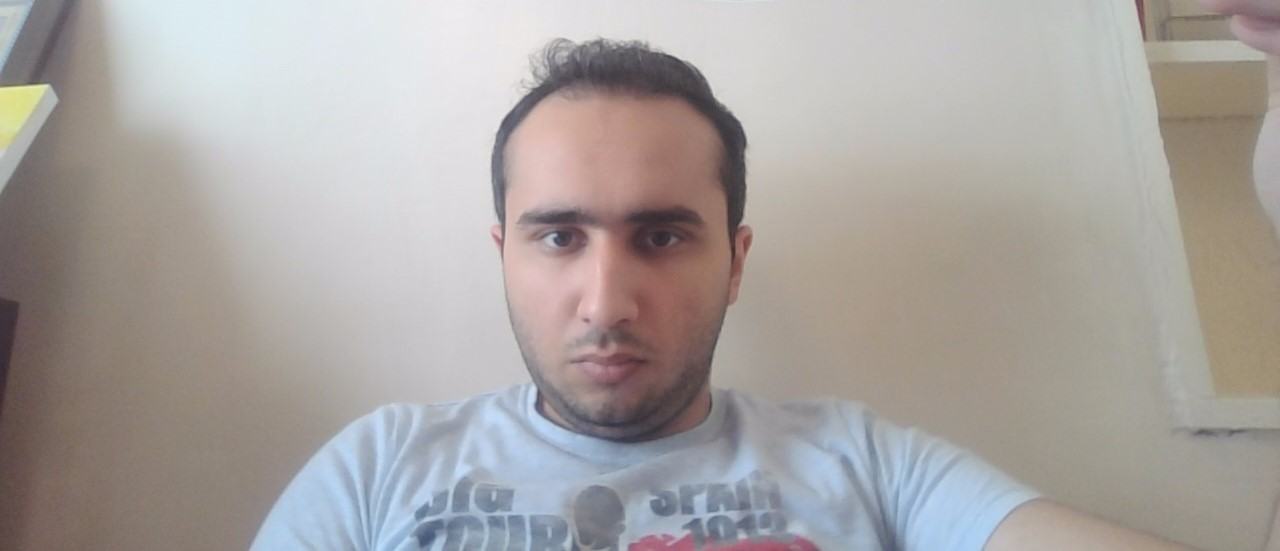
#> input picture kk.jpg, 1280 x 551 px, given in place of the camera
$ python face_recognition_train.py
#> lines starting #> are read from the running program, lines starting #| are printed output that depends on the picture; after the words box and inside, x2 and y2 are one past the last pixel; in counts of white or black regions, pixels touching at a corner belong together
#> the answer given: kk.jpg
import cv2
import os
import numpy as np

# Create directories if not exist
os.makedirs('known_faces', exist_ok=True)
os.makedirs('models', exist_ok=True)

# Initialize face detector and recognizer
face_detector = cv2.CascadeClassifier(cv2.data.haarcascades + 'haarcascade_frontalface_default.xml')
face_recognizer = cv2.face.LBPHFaceRecognizer_create()

def capture_faces(name, max_images=20):
    """Capture face images manually with live preview"""
#> called with name = 'kk.jpg', max_images = 20
    cap = cv2.VideoCapture(0)
    if not cap.isOpened():
        print("Error: Camera not accessible.")
        return

    person_dir = os.path.join('known_faces', name)
    os.makedirs(person_dir, exist_ok=True)

    print("\n--- Face Capture Started ---")
    print("Press 's' to save a face image")
    print("Press 'q' to finish capturing\n")

    count = 0
    while True:
        ret, frame = cap.read()
#> frame is the input picture: shape (551, 1280, 3); mean B, G, R 160.9, 163.6, 168.9
        if not ret:
            print("Failed to grab frame.")
            break

        gray = cv2.cvtColor(frame, cv2.COLOR_BGR2GRAY)
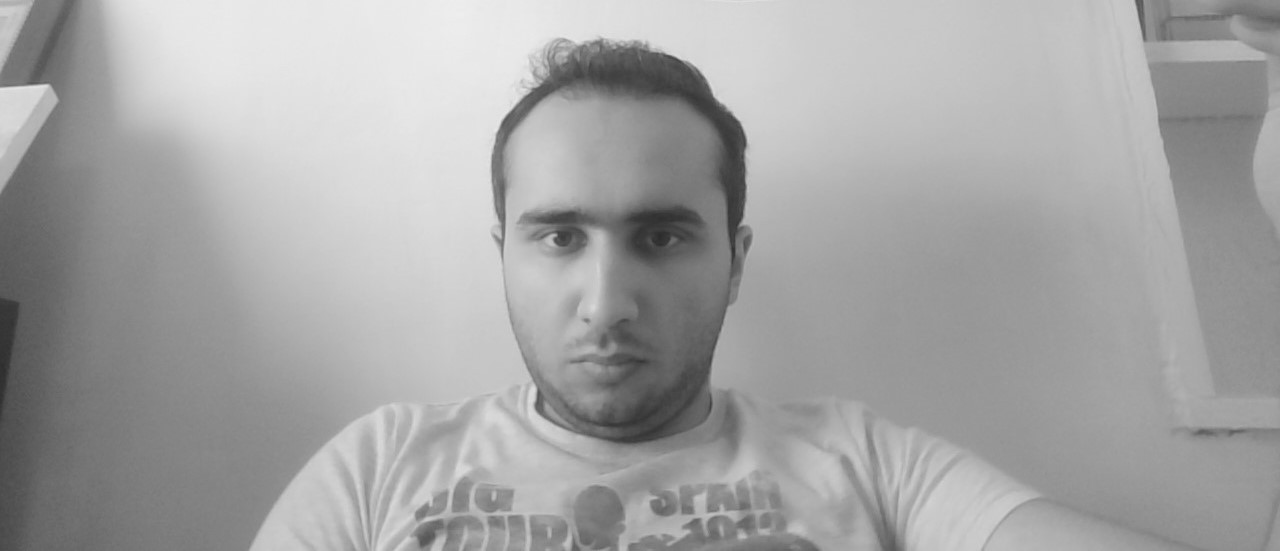
#> gray: shape (551, 1280); min 43, max 238, mean 164.9
        faces = face_detector.detectMultiScale(gray, scaleFactor=1.1, minNeighbors=5)
#> faces = [[460, 118, 308, 308]]

        for (x, y, w, h) in faces:
            face = gray[y:y+h, x:x+w]
            face = cv2.resize(face, (100, 100))
            cv2.rectangle(frame, (x, y), (x+w, y+h), (0, 255, 0), 2)

            cv2.putText(frame, f"Images saved: {count}/{max_images}", (10, 30),
                        cv2.FONT_HERSHEY_SIMPLEX, 0.6, (0, 255, 255), 2)
#> this loop made 1 pass
#> pass 1, in capture_faces, `face = gray[y:y+h, x:x+w]`:
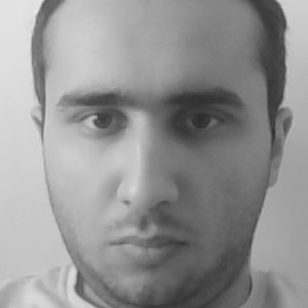
#> face: shape (308, 308); min 43, max 231, mean 146.8
#> after the loop:
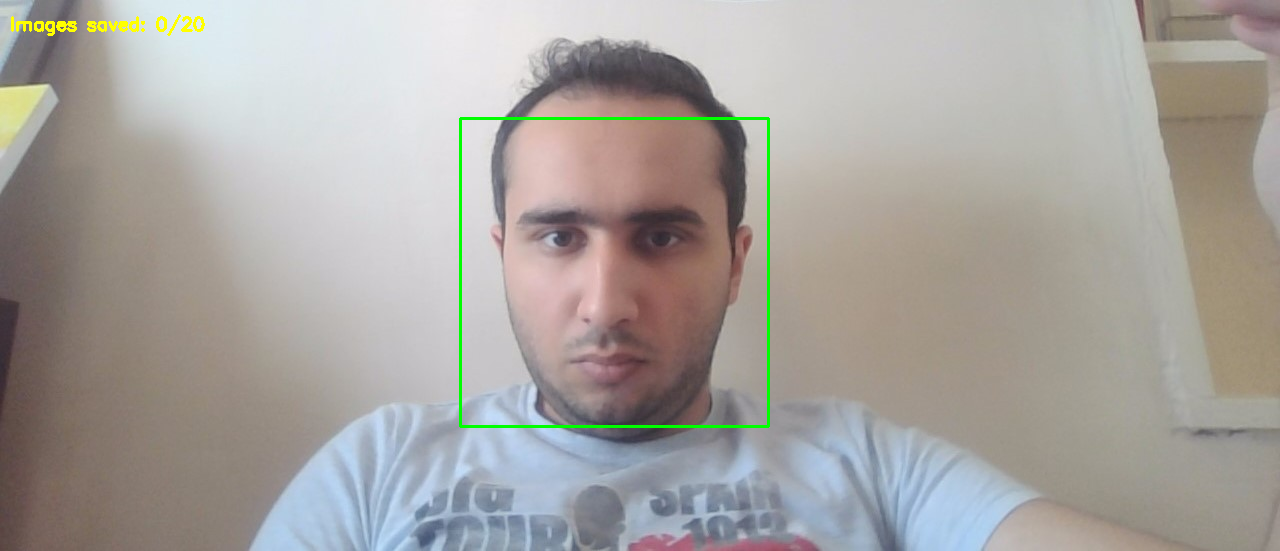
#> frame: shape (551, 1280, 3); 0.71% of pixels changed, all inside (x1, y1, x2, y2) = (11, 14, 770, 428)

        cv2.imshow('Face Capture', frame)
        key = cv2.waitKey(1) & 0xFF
#> (key q is pressed here)

        if key == ord('s') and faces != ():
            file_path = os.path.join(person_dir, f"{name}_{count + 1}.jpg")
            cv2.imwrite(file_path, face)
            print(f"Saved: {file_path}")
            count += 1
            if count >= max_images:
                print("Max images reached.")
                break
        elif key == ord('q'):
            break

    cap.release()
    cv2.destroyAllWindows()

def train_recognizer():
    """Train the face recognizer on collected data"""
    faces = []
    labels = []
    label_map = {}
    current_id = 0

    for person_name in os.listdir('known_faces'):
        person_dir = os.path.join('known_faces', person_name)
        if not os.path.isdir(person_dir):
            continue

        label_map[current_id] = person_name

        for filename in os.listdir(person_dir):
            if filename.endswith(('.jpg', '.png', '.jpeg')):
                img_path = os.path.join(person_dir, filename)
                img = cv2.imread(img_path, cv2.IMREAD_GRAYSCALE)
                if img is not None:
                    faces.append(img)
                    labels.append(current_id)
        current_id += 1

    if len(faces) == 0:
        print("No faces to train on. Please add faces first.")
        return

    face_recognizer.train(faces, np.array(labels))
    face_recognizer.write('models/face_recognizer_model.xml')

    with open('models/label_map.txt', 'w') as f:
        for idx, name in label_map.items():
            f.write(f"{idx},{name}\n")

    print(f"\n✅ Trained recognizer with {len(faces)} faces from {len(label_map)} people.")
    print("Model saved to 'models/face_recognizer_model.xml'")
    print("Label map saved to 'models/label_map.txt'")

def main():
    print("=== Face Trainer ===")
    name = input("Enter your name: ").strip()
    if not name:
        print("Name cannot be empty.")
        return

    capture_faces(name)
    train_recognizer()

if __name__ == "__main__":
    main()

$ run again, on rustem.jpg
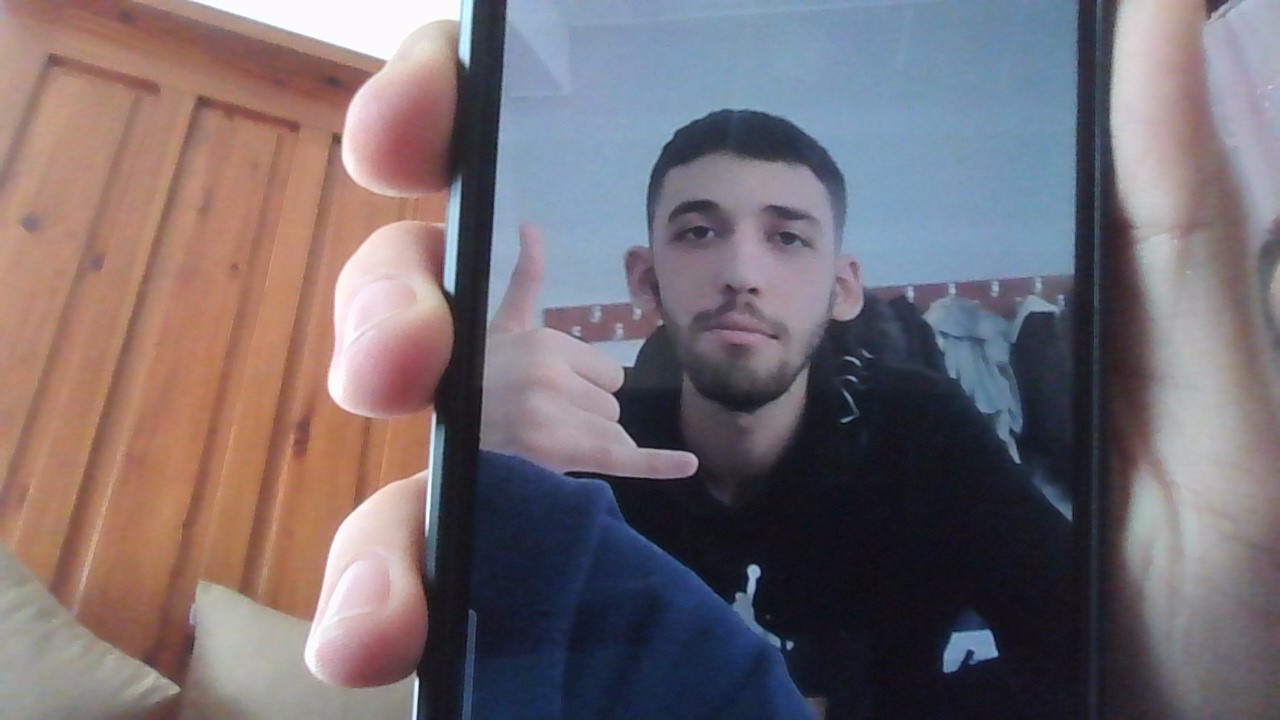
#> input picture rustem.jpg, 1280 x 720 px, given in place of the camera
#> in capture_faces, frame is the input picture: shape (720, 1280, 3); mean B, G, R 113.4, 108.5, 118.4
#> in capture_faces, `gray = cv2.cvtColor(frame, cv2.COLOR_BGR2GRAY)`:
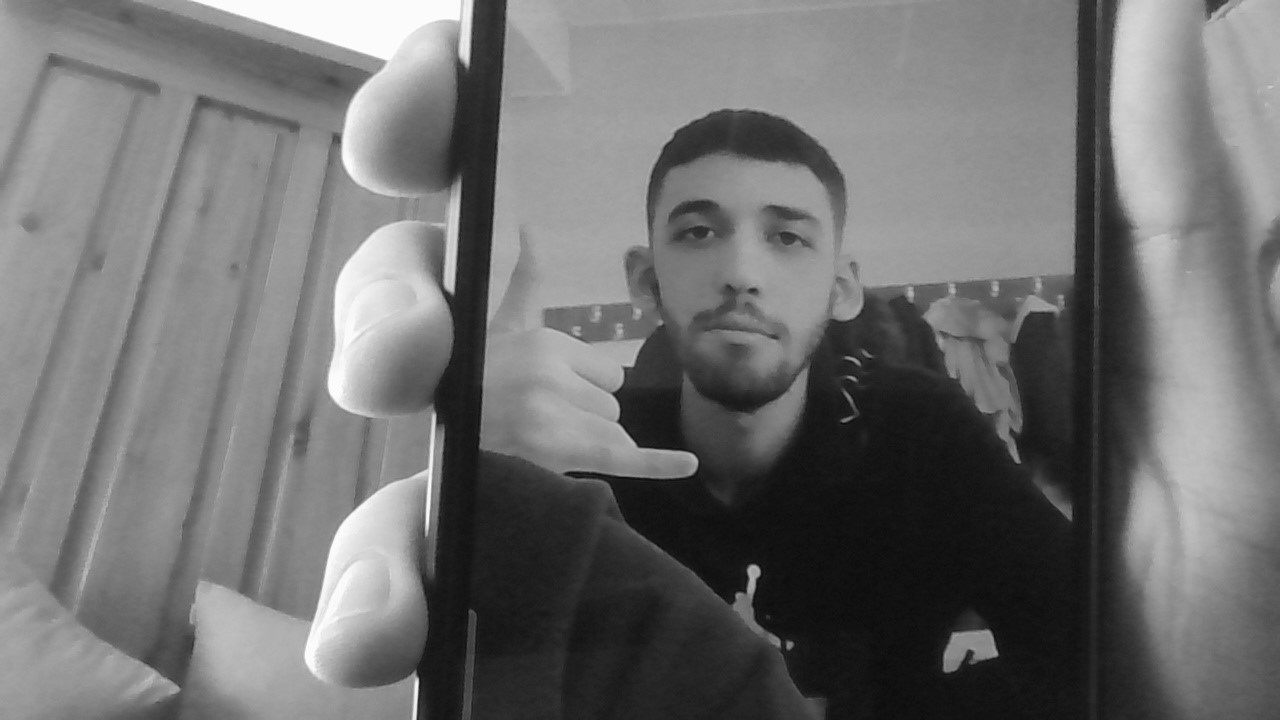
#> gray: shape (720, 1280); min 9, max 255, mean 112
#> faces = [[630, 143, 226, 226]]
#> the loop in capture_faces, `for (x, y, w, h) in faces:` made 1 pass
#> after the loop in capture_faces, `for (x, y, w, h) in faces:`:
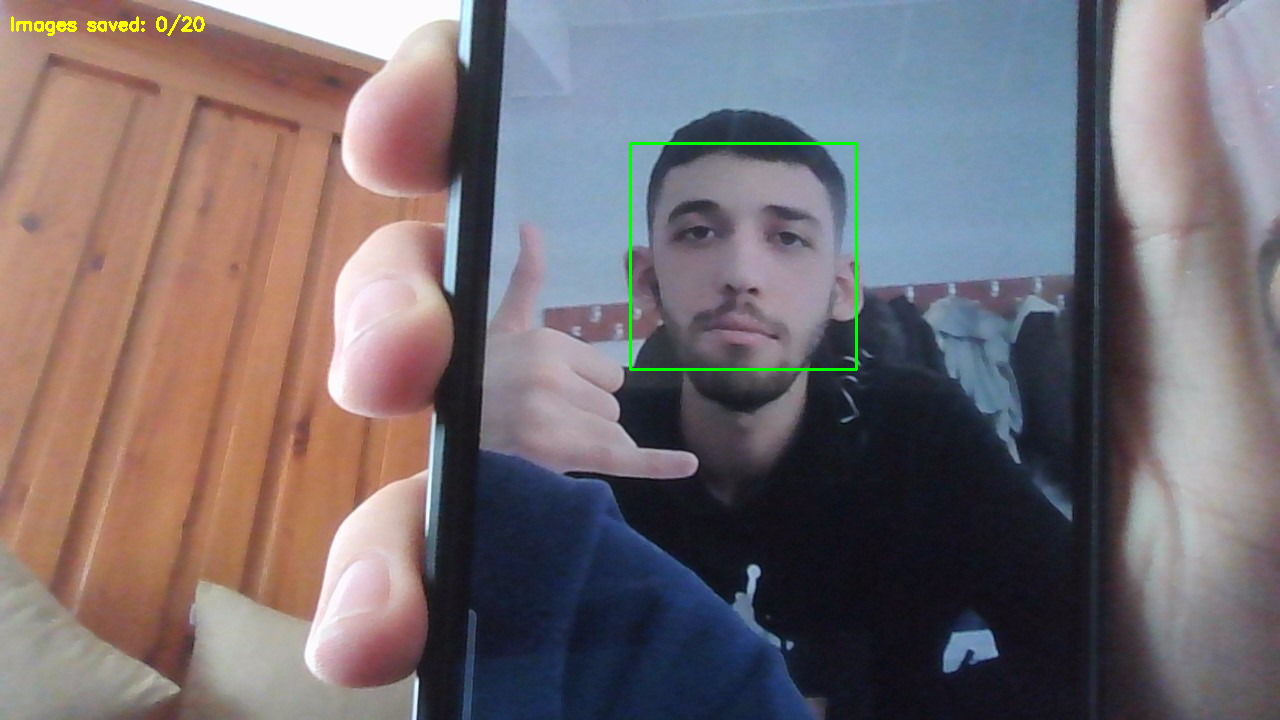
#> frame: shape (720, 1280, 3); 0.44% of pixels changed, all inside (x1, y1, x2, y2) = (11, 14, 858, 371)
